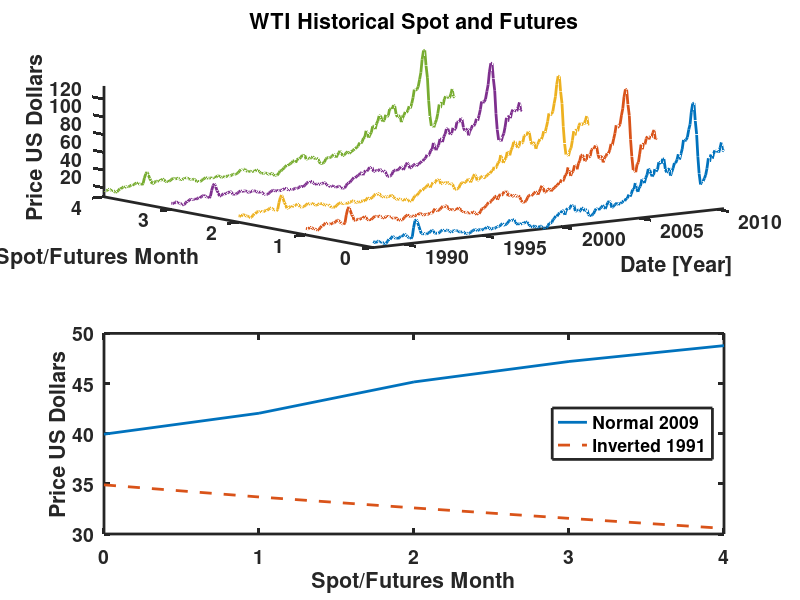

MATLAB code to generate this figure:
% HistCrudePlot displays the WTI spot and 1, 2, 3, and 4 month
% futures data over the past approximate twenty years
% Also plots two characteristic forwards curves for a
% normal futures market and an inverted market
close all
clear all
clc
set(0,'defaultaxeslinewidth',2); set(0,'defaultlinelinewidth',2);
set(0,'defaultaxesFontWeight','bold');set(0,'defaulttextFontWeight','bold');    
set(0,'defaultaxesfontsize',14); set(0,'defaulttextfontsize',14);


[d,S,f1,f2,f3, f4] = textread('CrudeOilHistT.txt','%f %f %f %f %f %f');
P=[S,f1,f2,f3, f4];
L=ones(1,length (d)); 
L0=0*L; L1=1*L; L2=2*L; L3=3*L;L4=4*L;

subplot(2,1,1)
plot3 (d,L0,S,d,L1,f1,d,L2,f2,d,L3,f3,d,L4,f4)

%surfc(P);
title('WTI Historical Spot and Futures');

ylabel('Spot/Futures Month');
xlabel('Date [Year]');
zlabel('Price US Dollars');
axis tight

SF4=S-f4;
SF2=S-f4;

[MaxSF,MaxIndex]=max(SF4);
[MinSf,MinIndex]=min(SF4);
fprintf (1, 'Severe Inversion in Year %4.0f Month %4.0f \n',...
    d(MaxIndex), 12*(-d(MaxIndex)+round(d(MaxIndex))) )
fprintf (1, 'Severe Normal in Year %4.0f Month %4.0f \n',...
    d(MinIndex), 12*(-d(MinIndex)+round(d(MinIndex))) )


subplot (2,1,2)
x=0:4;
plot(x,P(MinIndex,:),'-',x,P(MaxIndex,:),'--')
xlabel('Spot/Futures Month');
ylabel('Price US Dollars');
MaxDate=num2str(round(d(MaxIndex)));
MinDate=num2str (round(d(MinIndex)));
MinDate=['Normal ',MinDate];
MaxDate=['Inverted ',MaxDate];
legend (MinDate, MaxDate,'location','East')

